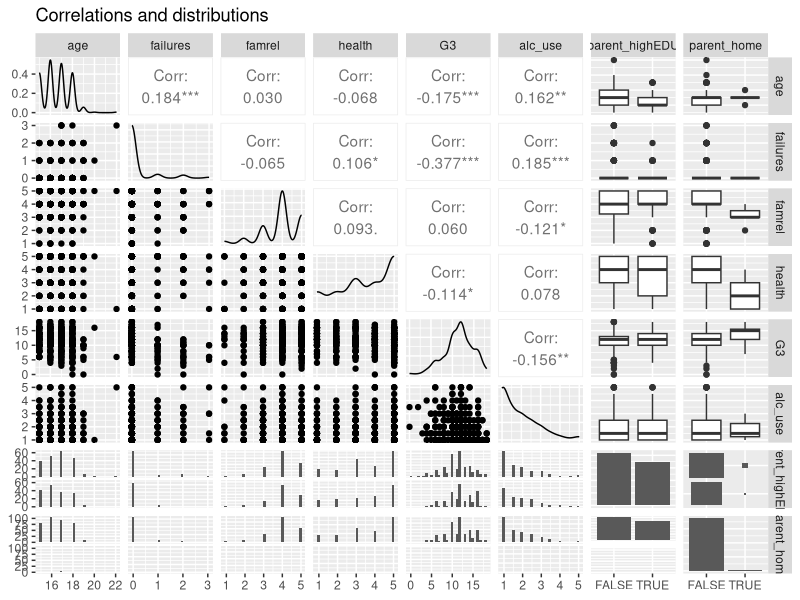
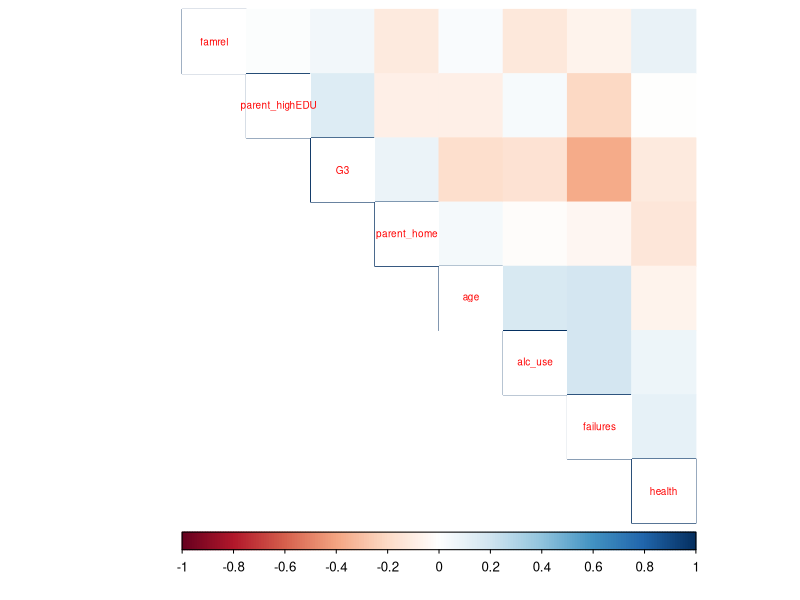
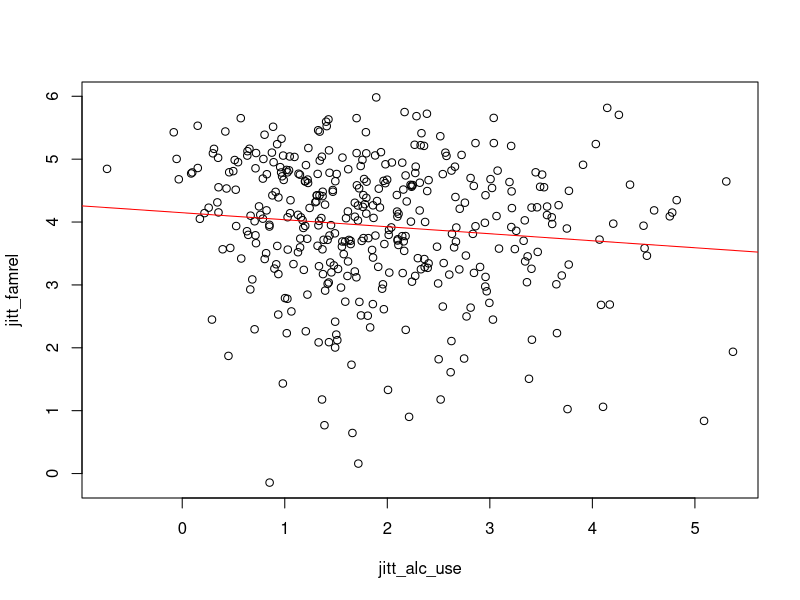
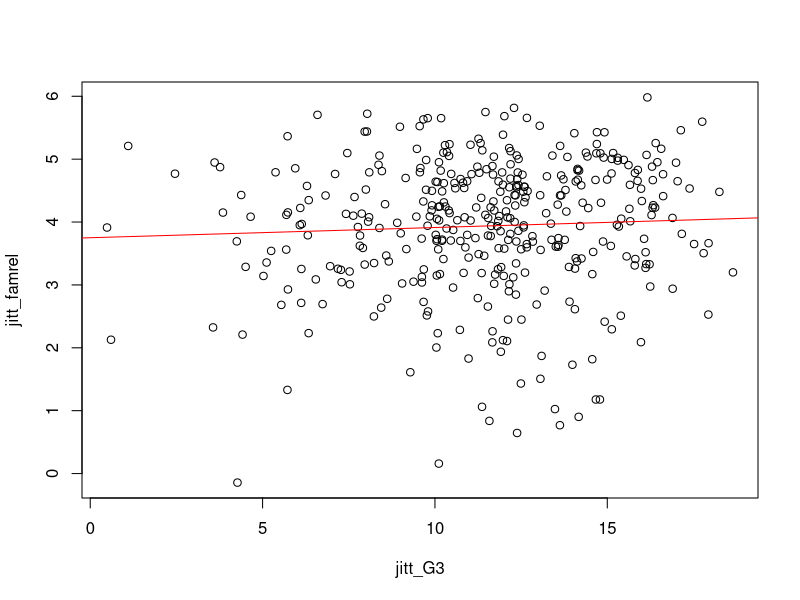
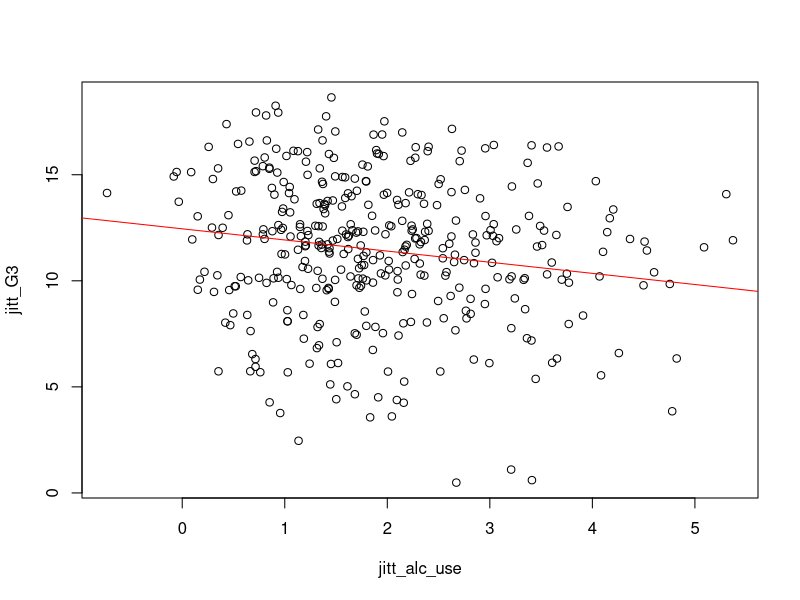

Recreate these plots in R, in order.
## ---- chunk 1
setwd("~/GitHub/IODS-final/data")
alc <- read.csv("alc.csv")
alc <- alc[,2:38]
library(ggplot2)
library(dplyr)
library(GGally)
library(tidyr)
library(corrplot)
## ---- chunk 2
#Let's take a look at the dimensions first
dim(alc)
## ---- chunk 3
#Structure
str(alc)
## ---- chunk 4
# Selecting the variables that relate to our research question
variables <- c("age", "failures", "famrel","health","G3","alc_use","parent_highEDU", "parent_home")

alc2 <- select(alc, one_of(variables))
ggpairs(alc2) + ggtitle("Correlations and distributions")

corrplot(cor(alc2), method = "color" ,type="upper", cl.pos="b", tl.pos="d",tl.cex=0.6, order = "AOE")
## ---- chunk 5
jitt_famrel <- alc2$famrel+rnorm(length(alc2$famrel),sd=0.5)
jitt_alc_use <- alc2$alc_use+rnorm(length(alc2$alc_use),sd=0.5)
jitt_G3 <- alc2$G3+rnorm(length(alc2$G3),sd=0.5)


my_model <- lm(famrel ~ alc_use, data=alc2)
summary(my_model)
plot(y=jitt_famrel,x=jitt_alc_use)
abline(my_model,col="red")
## ---- chunk 6
my_model <- lm(famrel ~ G3, data=alc2)
summary(my_model)
plot(y=jitt_famrel,x=jitt_G3)
abline(my_model,col="red")
## ---- chunk 7
my_model <- lm(G3 ~ alc_use, data=alc2)
summary(my_model)
plot(y=jitt_G3,x=jitt_alc_use)
abline(my_model,col="red")
